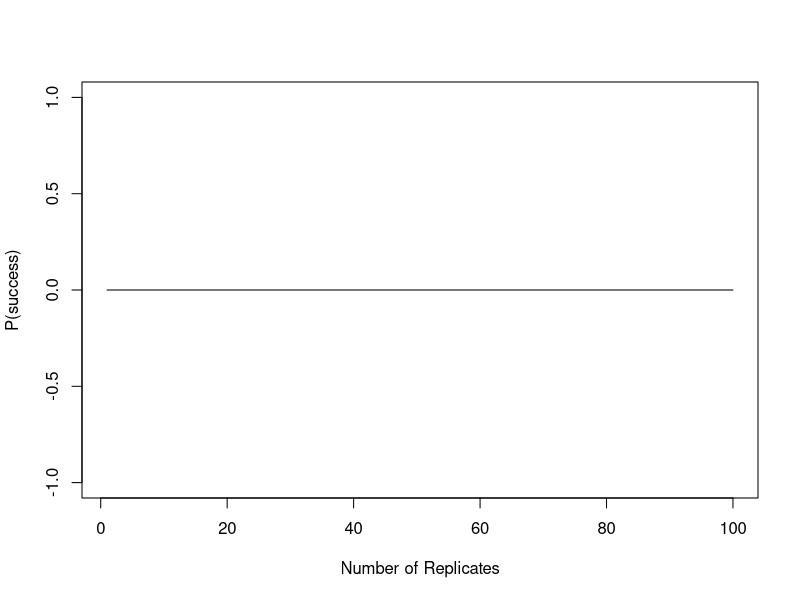

Write R code to recreate this figure.
## Your name here
## MATH 240
## Fall 2026
## HW2: R Code, Monte Carlo Simulations

#### Example 1: Two Pairs ####

# Setup of model
cards = rep(1:13, 4) # Cards arrange as 1-13, repeated 4 times over
# Note that the goal is to get two pairs and one single card

# Replicates
N = 1000
successes = rep(-1, N) # Stores a success for a given draw

# For loop to repeat experiment
for (i in 1:N){
  # Sampling mechanism, we choose 5 cards randomly without replacement
  res = sample(cards, 5, replace = F) 
  
  # We get a table of counts, we want to find if there are two counts that are equal to 2
  # since we want two pairs. If so, we have a success
  successes[i] = sum(table(res) == 2) == 2
}

# Gathers probability of getting two pairs (e.g. take proportion of all successes that are TRUE)
mean(successes == TRUE)

#### Problem ####

# Number of replicates
N = 100

# Threshold for achieving a successful set of plays
success_threshold = 10

# Possible outcomes
#### outcomes <- c(___, ____, ___)

# Vector to store final yardage after four plays for a single replicate
yards_gained <- rep(-1, N)

# For loop to go through all possible replicates
for (i in 1:N){
  # In a replicate: sample four possible plays, with equal probability of an outcome occurring
  ###### res <- sample(________, __, replace = ____)

  # Store sum of yardage in an element in the results vector
  ###### yards_gained[i] <- _________(res)
}

# Determine number of times an element is equal to or greater than 10, divide by number of replicates
# This is done as we increase N.
probs = cumsum(yards_gained >= success_threshold) / 1:N
probs[N]

# Plot of the replicates.
plot(1:N, probs, type = "l", ylab = "P(success)", xlab = "Number of Replicates")
